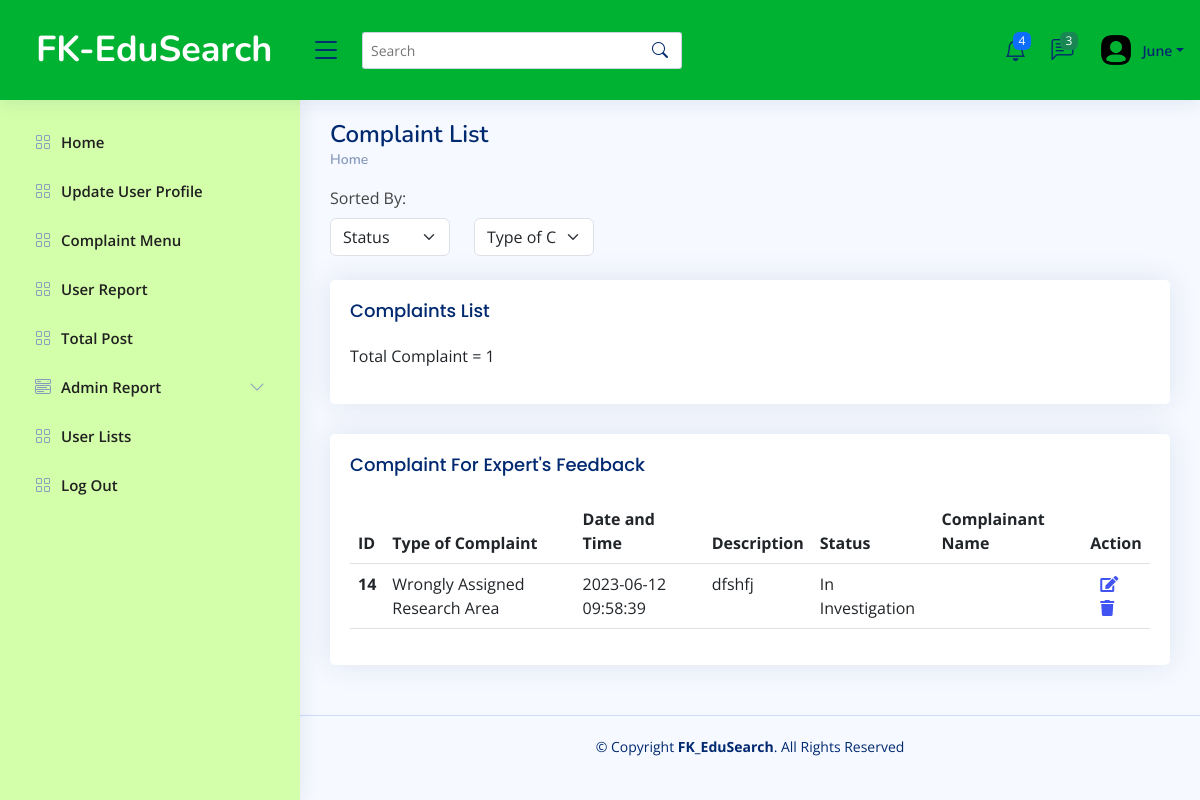
Page /Complaint/adminComplaintList.php on the earlier database version.
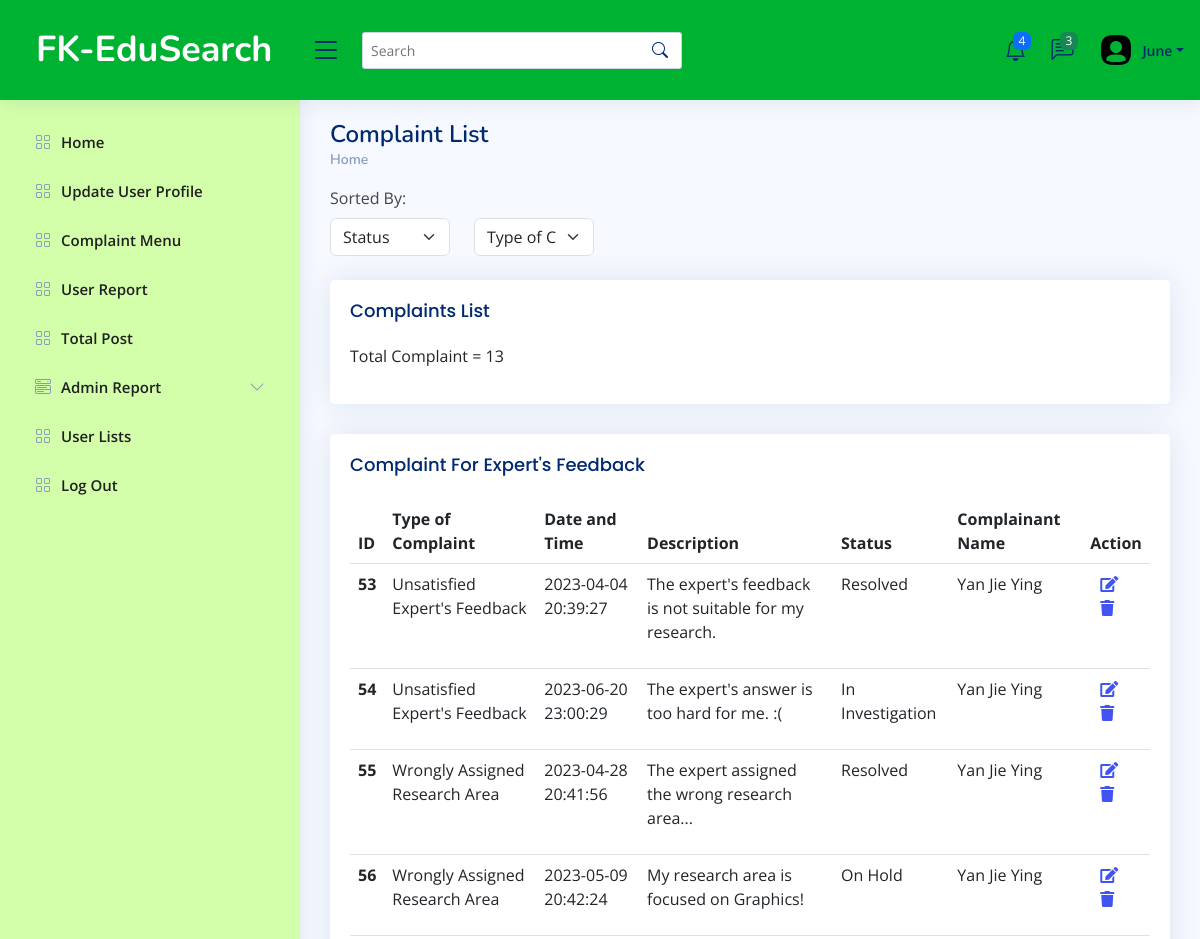
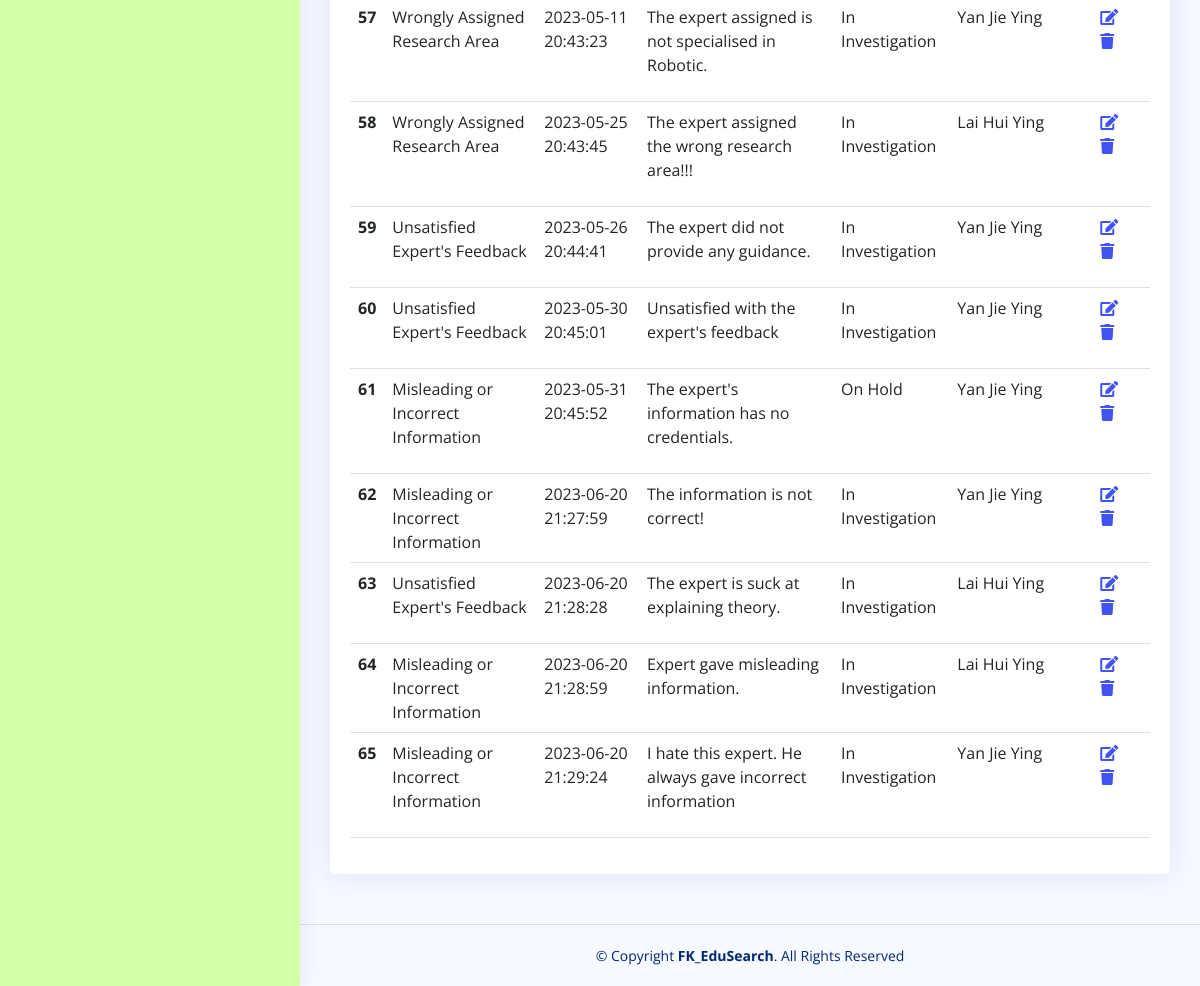
Same page on the later database version (2 pictures, top to bottom).
### tables this page shows
CREATE TABLE `complaint_list` (
  `Complaint_ID` int(7) NOT NULL,
  `Complaint_date` date NOT NULL,
  `Complaint_time` time NOT NULL,
  `Complaint_type` varchar(50) NOT NULL,
  `Complaint_description` varchar(300) NOT NULL,
  `Complaint_status` varchar(30) NOT NULL,
  `User_ID` varchar(7) NOT NULL,
  `Admin_ID` int(7) NOT NULL
);

CREATE TABLE `user` (
  `User_ID` varchar(7) NOT NULL,
  `user_password` varchar(20) NOT NULL,
  `user_name` varchar(30) NOT NULL,
  `user_type` varchar(20) NOT NULL,
  `user_email` varchar(20) NOT NULL,
  `user_phoneNum` varchar(20) NOT NULL,
  `user_researchArea` varchar(50) NOT NULL,
  `user_academicStatus` varchar(50) NOT NULL,
  `user_socialMediaAcc` varchar(50) NOT NULL,
  `user_ProfileStatus` varchar(100) NOT NULL,
  `user_LastLogin` datetime NOT NULL,
  `Admin_ID` varchar(7) NOT NULL
);

### Complaint/adminComplaintList.php (the view, shortened to what the changed rows need)
<!DOCTYPE html>
<html lang="en">
<head>
  <link href="../assets/vendor/bootstrap/css/bootstrap.min.css" rel="stylesheet">
  <link href="../assets/vendor/bootstrap-icons/bootstrap-icons.css" rel="stylesheet">
  <link href="../assets/vendor/boxicons/css/boxicons.min.css" rel="stylesheet">
  <link href="../assets/vendor/quill/quill.snow.css" rel="stylesheet">
  <link href="../assets/vendor/quill/quill.bubble.css" rel="stylesheet">
  <link href="../assets/vendor/remixicon/remixicon.css" rel="stylesheet">
  <link href="../assets/vendor/simple-datatables/style.css" rel="stylesheet">
  <link rel="stylesheet" href="https://cdnjs.cloudflare.com/ajax/libs/font-awesome/5.15.3/css/all.min.css">
  <link href="../assets/css/style.css" rel="stylesheet">
</head>
<body>
  <main id="main" class="main">
    <?php
    include("dbconnection.php");
    $query = "SELECT COUNT(*) AS totalComplaint FROM complaint_list";
    $result = mysqli_query($conn, $query) or die("Query failed: " . mysqli_error($conn));
    $row = mysqli_fetch_assoc($result);
    $totalComplaints = $row["totalComplaint"];
    ?>
    <div class="pagetitle">
      <h1>Complaint List</h1>
    </div>
    <section class="section">
      <div class="row">
        <div class="col-lg-12">
          <div class="card">
            <div class="card-body">
              <h5 class="card-title">Complaints List</h5>
              <p>
                <?php
                echo "Total Complaint = " . $totalComplaints;
                ?>
              </p>
            </div>
          </div>
          <div class="card">
            <div class="card-body">
              <table class="table datatable">
                <thead>
                  <tr>
                    <th scope="col">ID</th>
                    <th scope="col">Type of Complaint</th>
                    <th scope="col">Date and Time</th>
                    <th scope="col">Description</th>
                    <th scope="col">Status</th>
                    <th scope="col">Complainant Name</th>
                    <th scope="col">Action</th>
                  </tr>
                </thead>
                <tbody>
                  <?php
                  $sql = "SELECT c.Complaint_ID, c.Complaint_type, c.Complaint_date, c.Complaint_time, c.Complaint_description, c.Complaint_status, u.user_id, u.user_name
                  FROM complaint_list AS c JOIN user AS u ON c.User_ID = u.User_ID;";
                  $result = mysqli_query($conn, $sql) or die("Query failed: " . mysqli_error($conn));
                  if ($result->num_rows > 0) {
                    while ($row = $result->fetch_assoc()) {
                      echo "<tr>";
                      echo "<th scope='row'>" . $row['Complaint_ID'] . "</th>";
                      echo "<td>" . $row['Complaint_type'] . "</td>";
                      echo "<td>" . $row['Complaint_date'] . ' ' . $row['Complaint_time'] ."</td>";
                      echo "<td>" . $row['Complaint_description'] . "</td>";
                      echo "<td>" . $row['Complaint_status'] . "</td>";
                      echo "<td>" . $row['user_name'] . "</td>";
                      echo "<td>";
                      echo "<a href='adminComplaintUpdate.php?complaint_id=" . urlencode($row['Complaint_ID']) . "'><i class='fa fa-edit edit-icon' style='margin-left: 10px;'></i></a>";
                      echo "<a href='adminComplaintDelete.php?complaint_id=" . urlencode($row['Complaint_ID']) . "' onclick=\"return confirm('Are you sure you want to delete this complaint?')\"><i class='fa fa-trash delete-icon' style='margin-left: 10px;'></i></a>";
                      echo "</td>";
                      echo "</tr>";
                    }
                  } else {
                    echo "<tr><td colspan='5'>No data found</td></tr>";
                  }
                  ?>
                </tbody>
              </table>
            </div>
          </div>
        </div>
      </div>
    </section>
  </main>
</body>
</html>

Differences in the rows shown:
removed complaint_list: Complaint_ID "14", Complaint_type "Wrongly Assigned Research Area", Complaint_date "2023-06-12", Complaint_time "09:58:39", Complaint_description "dfshfj", Complaint_status "In Investigation"
added complaint_list: Complaint_ID "53", Complaint_type "Unsatisfied Expert's Feedback", Complaint_date "2023-04-04", Complaint_time "20:39:27", Complaint_description "The expert's feedback is not suitable for my research.", Complaint_status "Resolved", User_ID.user_name "Yan Jie Ying"
added complaint_list: Complaint_ID "54", Complaint_type "Unsatisfied Expert's Feedback", Complaint_date "2023-06-20", Complaint_time "23:00:29", Complaint_description "The expert's answer is too hard for me. :(", Complaint_status "In Investigation", User_ID.user_name "Yan Jie Ying"
added complaint_list: Complaint_ID "55", Complaint_type "Wrongly Assigned Research Area", Complaint_date "2023-04-28", Complaint_time "20:41:56", Complaint_description "The expert assigned the wrong research area...", Complaint_status "Resolved", User_ID.user_name "Yan Jie Ying"
added complaint_list: Complaint_ID "56", Complaint_type "Wrongly Assigned Research Area", Complaint_date "2023-05-09", Complaint_time "20:42:24", Complaint_description "My research area is focused on Graphics!", Complaint_status "On Hold", User_ID.user_name "Yan Jie Ying"
added complaint_list: Complaint_ID "57", Complaint_type "Wrongly Assigned Research Area", Complaint_date "2023-05-11", Complaint_time "20:43:23", Complaint_description "The expert assigned is not specialised in Robotic.", Complaint_status "In Investigation", User_ID.user_name "Yan Jie Ying"
added complaint_list: Complaint_ID "58", Complaint_type "Wrongly Assigned Research Area", Complaint_date "2023-05-25", Complaint_time "20:43:45", Complaint_description "The expert assigned the wrong research area!!!", Complaint_status "In Investigation", User_ID.user_name "Lai Hui Ying"
added complaint_list: Complaint_ID "59", Complaint_type "Unsatisfied Expert's Feedback", Complaint_date "2023-05-26", Complaint_time "20:44:41", Complaint_description "The expert did not provide any guidance.", Complaint_status "In Investigation", User_ID.user_name "Yan Jie Ying"
added complaint_list: Complaint_ID "60", Complaint_type "Unsatisfied Expert's Feedback", Complaint_date "2023-05-30", Complaint_time "20:45:01", Complaint_description "Unsatisfied with the expert's feedback", Complaint_status "In Investigation", User_ID.user_name "Yan Jie Ying"
added complaint_list: Complaint_ID "61", Complaint_type "Misleading or Incorrect Information", Complaint_date "2023-05-31", Complaint_time "20:45:52", Complaint_description "The expert's information has no credentials.", Complaint_status "On Hold", User_ID.user_name "Yan Jie Ying"
added complaint_list: Complaint_ID "62", Complaint_type "Misleading or Incorrect Information", Complaint_date "2023-06-20", Complaint_time "21:27:59", Complaint_description "The information is not correct!", Complaint_status "In Investigation", User_ID.user_name "Yan Jie Ying"
added complaint_list: Complaint_ID "63", Complaint_type "Unsatisfied Expert's Feedback", Complaint_date "2023-06-20", Complaint_time "21:28:28", Complaint_description "The expert is suck at explaining theory.", Complaint_status "In Investigation", User_ID.user_name "Lai Hui Ying"
added complaint_list: Complaint_ID "64", Complaint_type "Misleading or Incorrect Information", Complaint_date "2023-06-20", Complaint_time "21:28:59", Complaint_description "Expert gave misleading information.", Complaint_status "In Investigation", User_ID.user_name "Lai Hui Ying"
added complaint_list: Complaint_ID "65", Complaint_type "Misleading or Incorrect Information", Complaint_date "2023-06-20", Complaint_time "21:29:24", Complaint_description "I hate this expert. He always gave incorrect information", Complaint_status "In Investigation", User_ID.user_name "Yan Jie Ying"
Other differences:
$totalComplaints: "1" → "13"
